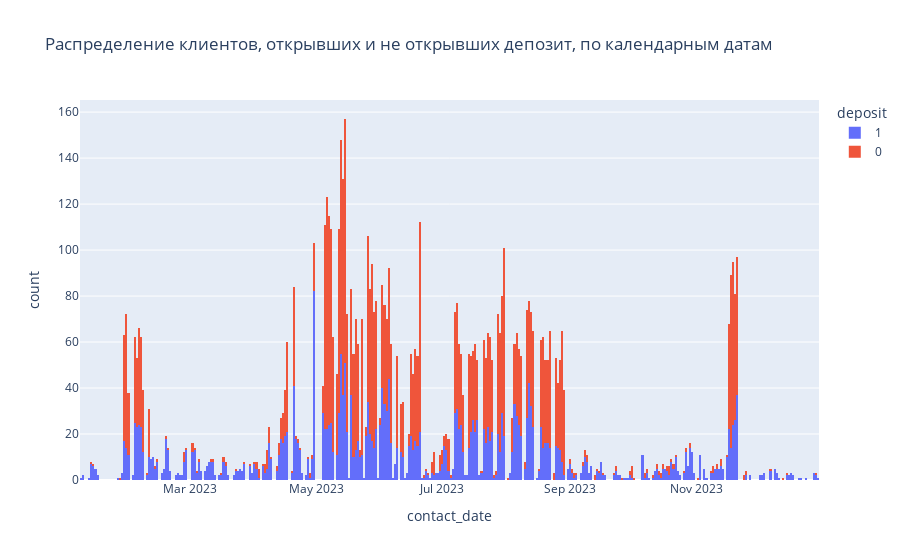

Notebook source saved alongside this figure:
### Markdown cell above
Посмотрим на распределение признака `contact_date` с помощью `plotly`, чтобы увидеть точные даты.

### Code cell
fig1 = px.histogram(
    data_newbies, 
    x='contact_date', 
    color='deposit', 
    nbins=365,
    title='Распределение клиентов, открывших и не открывших депозит, по календарным датам',    
)
fig1.show()

### Figure 1 — Plotly figure (JSON) as saved in the notebook; plotly's stock layout.template omitted (floating-point values rounded to 4 significant figures; data arrays with more than 128 entries replaced by an {"elided": "..."} marker saying what was removed)
{"data": [{"alignmentgroup": "True", "bingroup": "x", "hovertemplate": "deposit=1<br>contact_date=%{x}<br>count=%{y}<extra></extra>", "legendgroup": "1", "marker": {"color": "#636efa", "pattern": {"shape": ""}}, "name": "1", "nbinsx": 365, "offsetgroup": "1", "orientation": "v", "showlegend": true, "type": "histogram", "x": {"elided": "2976 str values"}, "xaxis": "x", "yaxis": "y"}, {"alignmentgroup": "True", "bingroup": "x", "hovertemplate": "deposit=0<br>contact_date=%{x}<br>count=%{y}<extra></extra>", "legendgroup": "0", "marker": {"color": "#EF553B", "pattern": {"shape": ""}}, "name": "0", "nbinsx": 365, "offsetgroup": "0", "orientation": "v", "showlegend": true, "type": "histogram", "x": {"elided": "4523 str values"}, "xaxis": "x", "yaxis": "y"}], "layout": {"barmode": "relative", "legend": {"title": {"text": "deposit"}, "tracegroupgap": 0}, "title": {"text": "Распределение клиентов, открывших и не открывших депозит, по календарным датам"}, "xaxis": {"anchor": "y", "domain": [0, 1], "title": {"text": "contact_date"}}, "yaxis": {"anchor": "x", "domain": [0, 1], "title": {"text": "count"}}}}
